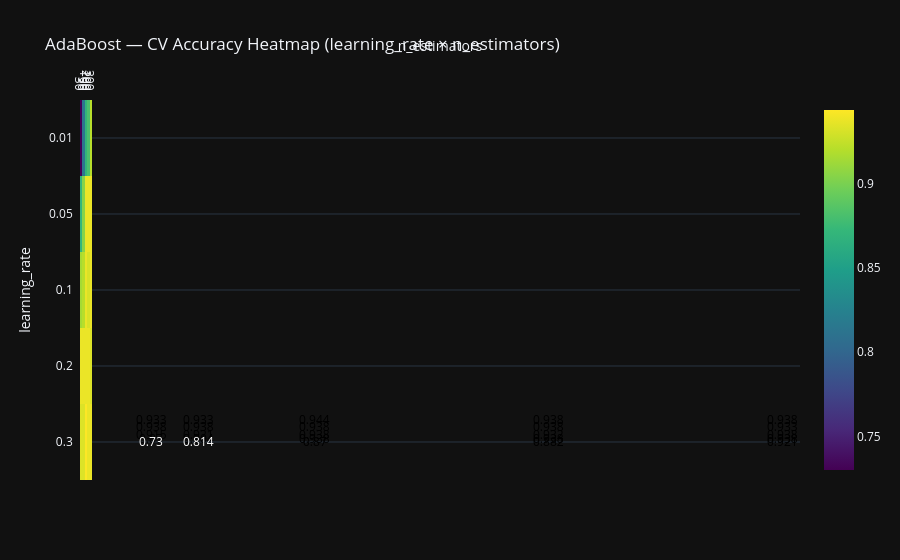

Source (notebook cell):
### Markdown cell above
## (learning_rate × n_estimators) 그리드 히트맵 (CV 평균)
- 왜? 학습률–스텝 수 조합이 핵심 / 좋은 영역을 히트맵으로 한눈에

### Code cell
import plotly.figure_factory as ff

lr_list = [0.3, 0.2, 0.1, 0.05, 0.01]
n_list  = [30, 50, 100, 200, 300]

grid = []
for lr in lr_list:
    row = []
    for n in n_list:
        ada = AdaBoostClassifier(
            estimator=stump,
            n_estimators=n,
            learning_rate=lr,
            random_state=42,
        )
        cv_mean = cross_val_score(ada, X, y, cv=cv, scoring="accuracy", n_jobs=-1).mean()
        row.append(cv_mean)
    grid.append(row)

grid = np.array(grid)

fig = ff.create_annotated_heatmap(
    z=np.round(grid, 3),
    x=[str(n) for n in n_list],
    y=[str(lr) for lr in lr_list],
    colorscale="Viridis",
    showscale=True
)
fig.update_layout(
    title="AdaBoost — CV Accuracy Heatmap (learning_rate × n_estimators)",
    xaxis_title="n_estimators",
    yaxis_title="learning_rate",
    template="plotly_dark",

)

fig.show()

best_idx = np.unravel_index(np.argmax(grid), grid.shape)
best_lr = lr_list[best_idx[0]]
best_n  = n_list[best_idx[1]]
print(f"Best by CV: learning_rate={best_lr}, n_estimators={best_n}, CV acc={grid[best_idx]:.3f}")

### Figure 1 — Plotly figure (JSON) as saved in the notebook; plotly's stock layout.template omitted (floating-point values rounded to 4 significant figures)
{"data": [{"colorscale": [[0.0, "#440154"], [0.1111, "#482878"], [0.2222, "#3e4989"], [0.3333, "#31688e"], [0.4444, "#26828e"], [0.5556, "#1f9e89"], [0.6667, "#35b779"], [0.7778, "#6ece58"], [0.8889, "#b5de2b"], [1.0, "#fde725"]], "reversescale": false, "showscale": true, "x": ["30", "50", "100", "200", "300"], "y": ["0.3", "0.2", "0.1", "0.05", "0.01"], "z": [[0.933, 0.933, 0.944, 0.938, 0.938], [0.938, 0.938, 0.938, 0.938, 0.933], [0.915, 0.921, 0.938, 0.932, 0.938], [0.87, 0.904, 0.938, 0.938, 0.938], [0.73, 0.814, 0.87, 0.882, 0.921]], "type": "heatmap"}], "layout": {"annotations": [{"font": {"color": "#000000"}, "showarrow": false, "text": "0.933", "x": "30", "xref": "x", "y": "0.3", "yref": "y"}, {"font": {"color": "#000000"}, "showarrow": false, "text": "0.933", "x": "50", "xref": "x", "y": "0.3", "yref": "y"}, {"font": {"color": "#000000"}, "showarrow": false, "text": "0.944", "x": "100", "xref": "x", "y": "0.3", "yref": "y"}, {"font": {"color": "#000000"}, "showarrow": false, "text": "0.938", "x": "200", "xref": "x", "y": "0.3", "yref": "y"}, {"font": {"color": "#000000"}, "showarrow": false, "text": "0.938", "x": "300", "xref": "x", "y": "0.3", "yref": "y"}, {"font": {"color": "#000000"}, "showarrow": false, "text": "0.938", "x": "30", "xref": "x", "y": "0.2", "yref": "y"}, {"font": {"color": "#000000"}, "showarrow": false, "text": "0.938", "x": "50", "xref": "x", "y": "0.2", "yref": "y"}, {"font": {"color": "#000000"}, "showarrow": false, "text": "0.938", "x": "100", "xref": "x", "y": "0.2", "yref": "y"}, {"font": {"color": "#000000"}, "showarrow": false, "text": "0.938", "x": "200", "xref": "x", "y": "0.2", "yref": "y"}, {"font": {"color": "#000000"}, "showarrow": false, "text": "0.933", "x": "300", "xref": "x", "y": "0.2", "yref": "y"}, {"font": {"color": "#000000"}, "showarrow": false, "text": "0.915", "x": "30", "xref": "x", "y": "0.1", "yref": "y"}, {"font": {"color": "#000000"}, "showarrow": false, "text": "0.921", "x": "50", "xref": "x", "y": "0.1", "yref": "y"}, {"font": {"color": "#000000"}, "showarrow": false, "text": "0.938", "x": "100", "xref": "x", "y": "0.1", "yref": "y"}, {"font": {"color": "#000000"}, "showarrow": false, "text": "0.932", "x": "200", "xref": "x", "y": "0.1", "yref": "y"}, {"font": {"color": "#000000"}, "showarrow": false, "text": "0.938", "x": "300", "xref": "x", "y": "0.1", "yref": "y"}, {"font": {"color": "#000000"}, "showarrow": false, "text": "0.87", "x": "30", "xref": "x", "y": "0.05", "yref": "y"}, {"font": {"color": "#000000"}, "showarrow": false, "text": "0.904", "x": "50", "xref": "x", "y": "0.05", "yref": "y"}, {"font": {"color": "#000000"}, "showarrow": false, "text": "0.938", "x": "100", "xref": "x", "y": "0.05", "yref": "y"}, {"font": {"color": "#000000"}, "showarrow": false, "text": "0.938", "x": "200", "xref": "x", "y": "0.05", "yref": "y"}, {"font": {"color": "#000000"}, "showarrow": false, "text": "0.938", "x": "300", "xref": "x", "y": "0.05", "yref": "y"}, {"font": {"color": "#FFFFFF"}, "showarrow": false, "text": "0.73", "x": "30", "xref": "x", "y": "0.01", "yref": "y"}, {"font": {"color": "#FFFFFF"}, "showarrow": false, "text": "0.814", "x": "50", "xref": "x", "y": "0.01", "yref": "y"}, {"font": {"color": "#000000"}, "showarrow": false, "text": "0.87", "x": "100", "xref": "x", "y": "0.01", "yref": "y"}, {"font": {"color": "#000000"}, "showarrow": false, "text": "0.882", "x": "200", "xref": "x", "y": "0.01", "yref": "y"}, {"font": {"color": "#000000"}, "showarrow": false, "text": "0.921", "x": "300", "xref": "x", "y": "0.01", "yref": "y"}], "xaxis": {"dtick": 1, "gridcolor": "rgb(0, 0, 0)", "side": "top", "ticks": "", "title": {"text": "n_estimators"}}, "yaxis": {"dtick": 1, "ticks": "", "ticksuffix": "  ", "title": {"text": "learning_rate"}}, "title": {"text": "AdaBoost — CV Accuracy Heatmap (learning_rate × n_estimators)"}}}
